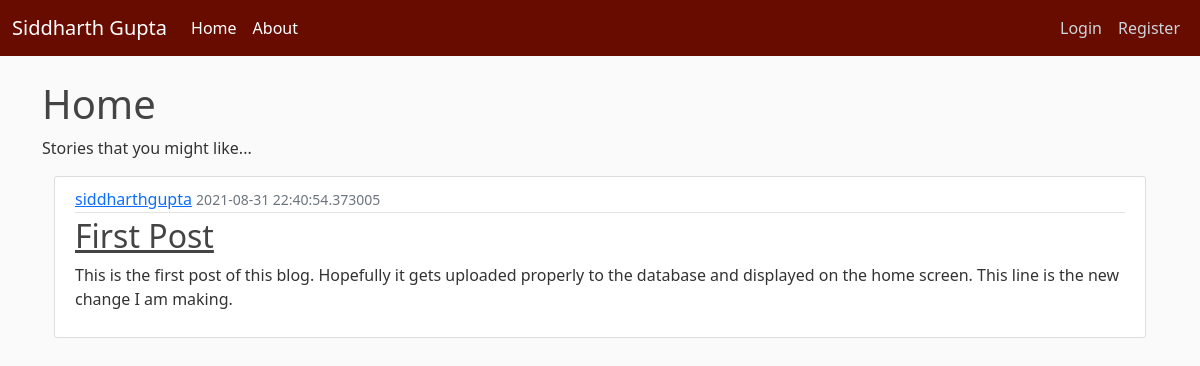
The page /home on the database its author committed.
### flaskblog/models.py (models this page shows, shortened)
class Post(db.Model):
    id = db.Column(db.Integer, primary_key = True)
    title = db.Column(db.String(120), unique= False, nullable = False)
    content = db.Column(db.Text, unique=False, nullable=False)
    datePosted = db.Column(db.DateTime, nullable = False, default = datetime.utcnow)
    userId = db.Column(db.Integer, db.ForeignKey('user.id'), nullable=False)

class User(db.Model, UserMixin):
    id = db.Column(db.Integer, primary_key = True)
    username = db.Column(db.String(20), unique= True, nullable = False)
    email = db.Column(db.String(120), unique= True, nullable = False)
    image_file = db.Column(db.String(20), unique=False, nullable=False, default='default.jpg')
    password = db.Column(db.String(60), nullable = False)
    posts = db.relationship('Post', backref="author", lazy=True)

### flaskblog/routes.py (the view)
@app.route("/")
@app.route("/home")
def index():
    return render_template("home.html", posts = Post.query.all(), title = "Home")

### flaskblog/templates/home.html
{% extends "base.html" %}
{% block content %}
    <h1>Home</h1>
    <p>Stories that you might like...</p>
    {% for post in posts %}
        <div class = "container">
            <article class="media content-section">
                <div class="media-body">
                  <div class="article-metadata">
                    <a class="mr-2" href="#">{{ post.author.username }}</a>
                    <small class="text-muted">{{ post.datePosted }}</small>
                  </div>
                  <h2><a class="article-title" href="{{ url_for('viewPost', postId = post.id) }}">{{ post.title }}</a></h2>
                  <p class="article-content">{{ post.content }}</p>
                </div>
              </article>
        </div>
    {% endfor %}
{% endblock content %}

### flaskblog/templates/base.html (shortened to what this page needs)
<!DOCTYPE html>
<html>
    <head>
        <link href="https://cdn.jsdelivr.net/npm/bootstrap@5.1.0/dist/css/bootstrap.min.css" rel="stylesheet">
        <link rel = "stylesheet" type="text/css" href="{{ url_for('static', filename='main.css') }}">
    </head>
    <body>
        <header class = "site-header">
            <nav class="navbar navbar-expand-lg navbar-dark bg-red fixed-top">
                <div class="container-fluid">
                <a class="navbar-brand" href="{{ url_for('index')}}">Siddharth Gupta</a>
                <div class="collapse navbar-collapse" id="navbarNav">
                    <ul class="navbar-nav">
                    <li class="nav-item">
                        <a class="nav-link active" aria-current="page" href="{{ url_for('index')}}">Home</a>
                    </li>
                    <li class="nav-item">
                        <a class="nav-link active" aria-current="page" href="{{ url_for('about')}}">About</a>
                    </li>
                    </ul>
                    <ul class="navbar-nav ms-auto">
                        {% if current_user.is_authenticated %}
                        <li class="nav-item">
                            <a class="nav-link" aria-current="page" href="{{ url_for('newPost')}}">Create Post</a>
                        </li>
                        <li class="nav-item">
                            <a class="nav-link" aria-current="page" href="{{ url_for('account')}}">{{current_user.username}}</a>
                        </li>
                        <li class="nav-item">
                            <a class="nav-link" aria-current="page" href="{{ url_for('logout')}}">Logout</a>
                        </li>
                        {% else %}
                        <li class="nav-item">
                            <a class="nav-link" aria-current="page" href="{{ url_for('login')}}">Login</a>
                        </li>
                        <li class="nav-item">
                            <a class="nav-link" aria-current="page" href="{{ url_for('register')}}">Register</a>
                        </li>
                        {% endif %}
                    </ul>
                </div>
                </div>
            </nav>
        </header>
        <div class = "container">
            {% block content %}{% endblock %}
        </div>
    </body>
</html>

### flaskblog/static/main.css (style rules this page uses)
body { background: #fafafa; color: #333333; margin-top: 5rem; }
h1, h2, h3, h4, h5, h6 { color: #444444; }
.bg-red { background-color: #680c00; }
.site-header .navbar-nav .nav-link { color: #cbd5db; }
.site-header .navbar-nav .nav-link.active { font-weight: 500; }
.content-section { background: #ffffff; padding: 10px 20px; border: 1px solid #dddddd; border-radius: 3px; margin-bottom: 20px; }
.article-title { color: #444444; }
.article-content { white-space: pre-line; }
.article-metadata { padding-bottom: 1px; margin-bottom: 4px; border-bottom: 1px solid #e3e3e3 }

### rows shown on the page
Post: author.username "siddharthgupta", datePosted "2021-08-31 22:40:54.373005", title "First Post", content "This is the first post of this blog. Hopefully it gets uploaded properly to the database and displayed on the home screen. This line is the new change I am making."
